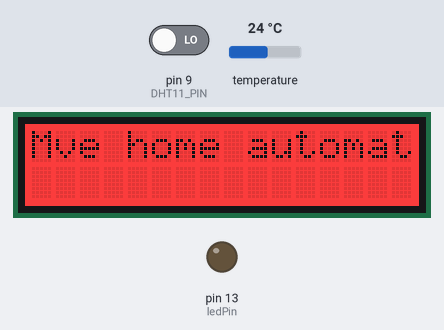
A sketch run on a simulated Arduino Uno, built with avr-gcc and run on an emulated ATmega328P. Shown: 16×2 character LCD, output pins drawn as LEDs (lit = HIGH). The test bench sets the inputs (shaded band); at power-on: pin 9 (DHT11_PIN) LOW, temperature 24 °C. Pins used as bus, display or sensor lines are not drawn; what the sketch prints to the serial monitor is not drawn.

Above: at 0.2 s.
At 3.31 s:
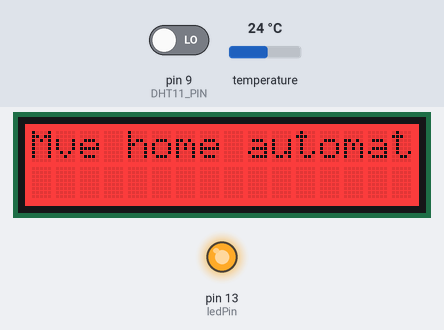
At 3.8 s:
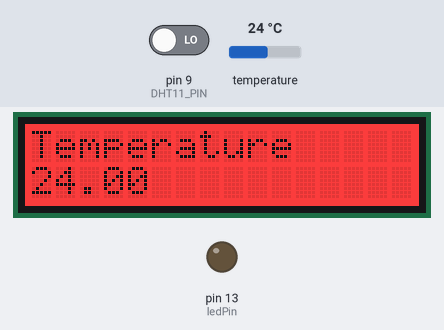
Timing chart, 0 to 5.3 s (numbered marks = the images above):
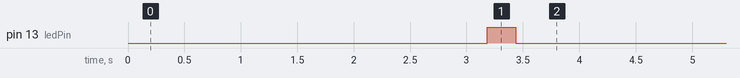

Measured:
- by itself, pin 13 (ledPin): LOW → HIGH at 3.2 s, → LOW 0.25 s later

The sketch:

rfbox-multiprobe-with-LCD.ino
```cpp
// (licence header left out)
// Includes
#include <OneWire.h> // http://www.pjrc.com/teensy/arduino_libraries/OneWire.zip
#include <DallasTemperature.h> // http://download.milesburton.com/Arduino/MaximTemperature/DallasTemperature_LATEST.zip
#include <dht.h> // http://playground.arduino.cc/Main/DHTLib#.UyMXevldWCQ
#include <Wire.h>
#include <Adafruit_MCP23017.h>
#include <Adafruit_RGBLCDShield.h>

// Define vars
#define DHT11_PIN 9
#define senderPin 4 //
const int ledPin = 13; // internal LED PIN
#define ONE_WIRE_BUS 5 // DS18B20 PIN
#define echoPin 11 // Echo Pin
#define trigPin 12 // Trigger Pin
#define ON 0x1 //LCD backlight on
#define OFF 0x0 //LCD backlight off

long codeKit = 1000;  // Your unique ID for your Arduino node
int Bytes[30];
int BytesData[30];
int maximumRange = 200; // Maximum range sonar
int minimumRange = 0; // Minimum range sonar
long duration, distance; // Duration used to calculate distance

// Config which modules to use
boolean DHT11 = true;
boolean DS18B20 = true;
boolean ultrasonic = false;
boolean LCD = true;


// Start includes
Adafruit_RGBLCDShield lcd = Adafruit_RGBLCDShield();
OneWire oneWire(ONE_WIRE_BUS); // Setup a oneWire instance
DallasTemperature sensors(&oneWire); // Pass our oneWire reference to Dallas Temperature
dht DHT;
DeviceAddress insideThermometer;

void itob(unsigned long integer, int length)
{
 for (int i=0; i<length; i++){
   if ((integer / power2(length-1-i))==1){
     integer-=power2(length-1-i);
     Bytes[i]=1;
   }
   else Bytes[i]=0;
 }
}

void itobCounter(unsigned long integer, int length)
{
 for (int i=0; i<length; i++){
   if ((integer / power2(length-1-i))==1){
     integer-=power2(length-1-i);
     BytesData[i]=1;
   }
   else BytesData[i]=0;
 }
}

unsigned long power2(int power){    //gives 2 to the (power)
 unsigned long integer=1;
 for (int i=0; i<power; i++){
   integer*=2;
 }
 return integer;
}

/**
 * Crée notre signal sous forme binaire
**/
void buildSignal()
{
  Serial.println(codeKit);
  // Converti les codes respectifs pour le signal en binaire
  itob(codeKit, 14);
  for(int j=0;j < 14; j++){
   Serial.print(Bytes[j]);
  }
  Serial.println();
}

// Convert 0 in 01 and 1 in 10 (Manchester conversion)
void sendPair(bool b) {
 if(b)
 {
   sendBit(true);
   sendBit(false);
 }
 else
 {
   sendBit(false);
   sendBit(true);
 }
}

//Envois d'une pulsation (passage de l'etat haut a l'etat bas)
//1 = 310µs haut puis 1340µs bas
//0 = 310µs haut puis 310µs bas
void sendBit(bool b) {
 if (b) {
   digitalWrite(senderPin, HIGH);
   delayMicroseconds(650);   //506 orinally, but tweaked.
   digitalWrite(senderPin, LOW);
   delayMicroseconds(2024);  //1225 orinally, but tweaked.
 }
 else {
   digitalWrite(senderPin, HIGH);
   delayMicroseconds(650);   //506 orinally, but tweaked.
   digitalWrite(senderPin, LOW);
   delayMicroseconds(4301);   //305 orinally, but tweaked.
 }
}

/**
 * Transmit data
 * @param boolean  positive : if the value you send is a positive or negative one
 * @param long Counter : the value you want to send
 **/
void transmit(boolean positive, unsigned long Counter, int BytesType[], int repeats)
{
 int ii;
 for(ii=0; ii<repeats;ii++)
 {
  int i;
  itobCounter(Counter, 30);

  // Send the unique ID of your Arduino node
  for(i=0; i<14;i++)
 {
  sendPair(Bytes[i]);
 }

  // Send protocol type
 for(int j = 0; j<4; j++)
 {
  sendPair(BytesType[j]);
 }

 // Send the flag to mark the value as positive or negative
 sendPair(positive);

 // Send value (ie your counter)
 for(int j = 0; j<30; j++)
 {
   sendPair(BytesData[j]);
 }

 // Send the flag "End of the transmission"
 digitalWrite(senderPin, HIGH);
 delayMicroseconds(650);
 digitalWrite(senderPin, LOW);
 delayMicroseconds(8602);
 }
}

void setup()
{
  pinMode(senderPin, OUTPUT);
  pinMode(ledPin, OUTPUT);
  buildSignal();
  pinMode(trigPin, OUTPUT);
  pinMode(echoPin, INPUT);
  Serial.begin(115200); // Open serial monitor at 115200 baud to see ping results.

  if (LCD) {
     lcd.begin(16, 2);
     Serial.println("LCD started");
     lcd.print("Mve home automation");
     lcd.setBacklight(ON);
  }
  if (DS18B20) {
    //start up temp sensor
    sensors.begin();
    sensors.getAddress(insideThermometer, 0);
    int reso = sensors.getResolution(insideThermometer);
    if (reso != 12) {
    	lcd.clear();
    	lcd.print("Resolution not 12");
        Serial.print("Resolution of DS18B20 is not 12 but ");
        Serial.println("Sensor resolution");
        Serial.println(reso);
        Serial.println(" changing to 12\n");
      sensors.setResolution(insideThermometer, 12);
        Serial.print("Done\n");
    }
  }
}

void loop()
{
  if (DS18B20) {
 Serial.println("Begin ds18b20");
     // Read DS18B20 and transmit value as sensor 1
 float temperature;
 sensors.requestTemperatures(); // Get the temperature
 temperature = sensors.getTempCByIndex(0); // Get temperature in Celcius
 int CounterValue;
 int BytesType[] = {0,0,0,1}; // type = 1
  if (temperature >= 0.0) {
      CounterValue = temperature * 10;
 //     Serial.println("Positive temp");
 //     Serial.println(CounterValue);
      transmit(true, CounterValue, BytesType, 6);
    }
    if (temperature < 0.0) {
      CounterValue = temperature * -10;
//      Serial.println("Negative temp");
//      Serial.println("-");
//      Serial.println(CounterValue);
      transmit(false, CounterValue, BytesType, 6);
    }
 Blink(ledPin,1);
 lcd.clear();
 lcd.setCursor(0,0);
 lcd.print("Temperature");
 lcd.setCursor(0,1);
 lcd.print(temperature);
 delay(10000); // wait for 10 seconds to go to next sensor
  }

  if (DHT11) {
  Serial.println("Begin DHT11");
    // Read DHT11 and transmit value as sensor 2
    int chk = DHT.read11(DHT11_PIN);
//    Serial.println(chk);
    switch (chk)
    {
      case DHTLIB_OK:
      float humfloat = DHT.humidity;
      int CounterValue = humfloat * 10;
      int BytesType[] = {0,0,1,0}; // type = 2
      transmit(true, CounterValue, BytesType, 6);
	  Blink(ledPin,2);
//	  Serial.println(CounterValue);
     lcd.clear();
     lcd.setCursor(0,0);
     lcd.print("Humidity");
     lcd.setCursor(0,1);
     lcd.print(CounterValue);
     lcd.print("%");
	  delay(10000); // wait for 10 seconds to go to next sensor
      break;
    }
  }
  if (ultrasonic) {
  	Serial.println("Begin Ultrasonic");
    // Read Sonar and transmit value as sensor 3
    /* The following trigPin/echoPin cycle is used to determine the
	distance of the nearest object by bouncing soundwaves off of it. */
	digitalWrite(trigPin, LOW);
	delayMicroseconds(2);

	digitalWrite(trigPin, HIGH);
	delayMicroseconds(10);

	digitalWrite(trigPin, LOW);
	duration = pulseIn(echoPin, HIGH);

	//Calculate the distance (in cm) based on the pace of sound. http://www.instructables.com/id/Using-a-SR04/
	distance = duration/58.2;

	if (distance >= maximumRange || distance <= minimumRange){
	/* Send a negative number to computer and Turn LED ON
	to indicate "out of range" */
	//Serial.println("Out of range");

	}
	else {
	/* Send the distance to the computer using Serial protocol, and
	turn LED OFF to indicate successful reading. */
	int BytesType[] = {0,0,1,1}; //transmit value as sensor 3
	transmit(true, distance, BytesType, 6);
	//Serial.println(distance);
        Blink(ledPin,3);
         lcd.clear();
         lcd.setCursor(0,0);
         lcd.print("Afstand");
         lcd.setCursor(0,1);
         lcd.print(distance);
         lcd.print("CM");
		}
	}
Serial.println("End of Loop");
delay(1800000); // wait for 30 minutes to restart loop, be aware if to short RF pollution will occur.


}

void Blink(int led, int times)
{
 for (int i=0; i< times; i++)
 {
  digitalWrite(ledPin,HIGH);
  delay (250);
  digitalWrite(ledPin,LOW);
  delay (250);
 }
}
```
